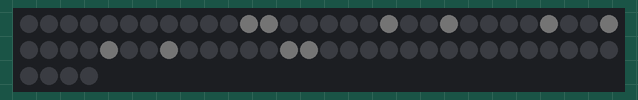
The sketch below on a simulated Arduino MKR. Shown: 64 RGB LEDs in strip order, left to right, continuing on the next row. Dim RGB values are drawn brighter than linear; WiFi joins after 1.5 s; servers stay silent unless stated; uploads are accepted with an empty reply; not simulated (calls return 0 or success): secrets.h; what the sketch prints to the serial monitor is not drawn.

Above: at 11.6 s.

The sketch:

train-time-visualization.ino
```cpp
#include <SPI.h>
#include <WiFi101.h>
#include <Adafruit_NeoPixel.h>
#include <Adafruit_GFX.h>
#include <Adafruit_NeoMatrix.h>
#define PIN 6

// Parameter 1 = number of pixels in pixels
// Parameter 2 = pin number (most are valid)
// Parameter 3 = pixel type flags, add together as needed:
//   NEO_KHZ800  800 KHz bitstream (most NeoPixel products w/WS2812 LEDs)
//   NEO_KHZ400  400 KHz (classic 'v1' (not v2) FLORA pixels, WS2811 drivers)
//   NEO_GRB     Pixels are wired for GRB bitstream (most NeoPixel products)
//   NEO_RGB     Pixels are wired for RGB bitstream (v1 FLORA pixels, not v2)
Adafruit_NeoPixel pixels = Adafruit_NeoPixel(64, PIN, NEO_GRB + NEO_KHZ800);
unsigned long lastConnectionTime = 0;            // last time you connected to the server, in milliseconds
const unsigned long postingInterval = 10000L; // delay between updates, in milliseconds

#include "secrets.h"
///////please enter your sensitive data in the Secret tab/arduino_secrets.h
char ssid[] = WIFI_KEY;        // your network SSID (name)
char pass[] = WIFI_PASS;    // your network password (use for WPA, or use as key for WEP)
int keyIndex = 0;            // your network key Index number (needed only for WEP)

int status = WL_IDLE_STATUS;

// Initialize the WiFi client library
WiFiClient client;

// server address:
char server[] = "train-times-mta.herokuapp.com";

void setup() {
  //Initialize Neopixels
  pixels.begin();
  pixels.setBrightness(2);
  pixels.show();

  //Initialize serial and wait for port to open:
  Serial.begin(9600);
  while (!Serial) {
    ; // wait for serial port to connect. Needed for native USB port only
  }

  // check for the presence of the shield:
  if (WiFi.status() == WL_NO_SHIELD) {
    Serial.println("WiFi shield not present");
    // don't continue:
    while (true);
  }

  // attempt to connect to WiFi network:
  while (status != WL_CONNECTED) {
    Serial.print("Attempting to connect to SSID: ");
    Serial.println(ssid);
    // Connect to WPA/WPA2 network. Change this line if using open or WEP network:
    status = WiFi.begin(ssid, pass);

    // wait 10 seconds for connection:
    delay(10000);
  }
  Serial.println("Connected to wifi");

  Serial.println("\nStarting connection to server...");

}

//this string will store our response from the API
String nextTrainString = "";
//flag keeps track of if we're receiving input from the API
boolean toWrite = false;
void loop() {

  while (client.available()) {
    char c = client.read();
    if(c == '[') {
      toWrite = true;
    }
    else if(c == ',') {
      toWrite = false;
    }
    else if(toWrite) {
      nextTrainString += c;
    }

  }

  if (millis() - lastConnectionTime > postingInterval) {
    // print train time to the Serial Monitor
    Serial.println(nextTrainString);
    displayTrainTime(nextTrainString.toInt());
    // reset string
    nextTrainString = "";

    httpRequest();
  }


}

void displayTrainTime(int nextTime) {
  pixels.clear();
  if(nextTime < 10) {
    setPixels(nextTime, 2);
  } else {
    int onesDigit = nextTime % 10;
    int tensDigit = nextTime / 10;
    setPixels(onesDigit, 4);
    setPixels(tensDigit, 0);
  }

}

void setPixels(int ledNum, int offset) {
  //the numbers, represented as their respective LED indices
  int numbers[10][13] = {
    {9,10,16,19,24,27,32,35,41,42,-1,-1,-1}, //0
    {9,16,17,25,33,40,41,42,-1,-1,-1,-1,-1}, //1
    {9,10,16,19,26,33,40,41,42,43,-1,-1,-1}, //2
    {8,9,10,19,26,35,40,41,42,-1,-1,-1,-1}, //3
    {8,11,16,19,25,26,27,35,43,-1,-1,-1,-1}, //4
    {8,9,10,11,16,24,25,26,27,35,40,41,42}, //5
    {9,10,16,24,25,26,32,35,41,42,-1,-1,-1}, //6
    {8,9,10,11,19,26,33,41,-1,-1,-1,-1,-1}, //7
    {9,10,16,19,25,26,32,35,41,42,-1,-1,-1}, //8
    {9,10,16,19,25,26,27,35,41,42,-1,-1,-1} //9
  };

  for(int k=0; k<13; k++) {
    if(numbers[ledNum][k] >= 0) {
      pixels.setPixelColor(numbers[ledNum][k] + offset, pixels.Color(100,100,100));
      pixels.show(); // This sends the updated pixel color to the hardware.
    }
  }
}

void httpRequest() {
  // close any connection before send a new request.
  // This will free the socket on the WiFi shield
  client.stop();

  // if you get a connection, report back via serial:
  if (client.connect(server, 80)) {
    // Make a HTTP request:
    client.println("GET /next-train-times/C/A44/N HTTP/1.1");
    client.println("Host: train-times-mta.herokuapp.com");
    client.println("Connection: close");
    client.println();

    // note the time that the connection was made:
    lastConnectionTime = millis();
  }
  else {
    // if you couldn't make a connection:
    Serial.println("connection failed");
  }
}
```
